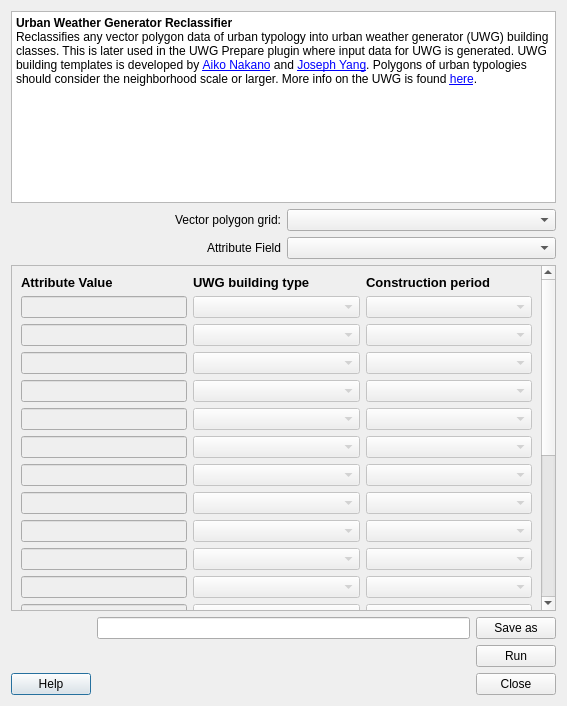
<?xml version="1.0" encoding="UTF-8"?>
<ui version="4.0">
 <class>uwg_reclassifierDialogBase</class>
 <widget class="QDialog" name="uwg_reclassifierDialogBase">
  <property name="geometry">
   <rect>
    <x>0</x>
    <y>0</y>
    <width>567</width>
    <height>706</height>
   </rect>
  </property>
  <property name="windowTitle">
   <string>UWG Reclassifier</string>
  </property>
  <layout class="QGridLayout" name="gridLayout_4">
   <item row="2" column="0">
    <widget class="QScrollArea" name="scrollArea">
     <property name="sizePolicy">
      <sizepolicy hsizetype="Expanding" vsizetype="Expanding">
       <horstretch>0</horstretch>
       <verstretch>0</verstretch>
      </sizepolicy>
     </property>
     <property name="widgetResizable">
      <bool>true</bool>
     </property>
     <widget class="QWidget" name="scrollAreaWidgetContents_2">
      <property name="geometry">
       <rect>
        <x>0</x>
        <y>0</y>
        <width>522</width>
        <height>654</height>
       </rect>
      </property>
      <layout class="QGridLayout" name="gridLayout">
       <item row="0" column="0">
        <layout class="QGridLayout" name="gridLayout_7">
         <item row="19" column="1">
          <widget class="QComboBox" name="comboBoxNew_18">
           <property name="enabled">
            <bool>false</bool>
           </property>
           <property name="sizePolicy">
            <sizepolicy hsizetype="Preferred" vsizetype="Preferred">
             <horstretch>0</horstretch>
             <verstretch>0</verstretch>
            </sizepolicy>
           </property>
          </widget>
         </item>
         <item row="0" column="2">
          <widget class="QLabel" name="label_10">
           <property name="font">
            <font>
             <pointsize>10</pointsize>
             <weight>75</weight>
             <bold>true</bold>
            </font>
           </property>
           <property name="text">
            <string>Construction period</string>
           </property>
          </widget>
         </item>
         <item row="17" column="0">
          <widget class="QLineEdit" name="lineEdit_16">
           <property name="enabled">
            <bool>false</bool>
           </property>
           <property name="sizePolicy">
            <sizepolicy hsizetype="Preferred" vsizetype="Preferred">
             <horstretch>0</horstretch>
             <verstretch>0</verstretch>
            </sizepolicy>
           </property>
          </widget>
         </item>
         <item row="6" column="0">
          <widget class="QLineEdit" name="lineEdit_5">
           <property name="enabled">
            <bool>false</bool>
           </property>
           <property name="sizePolicy">
            <sizepolicy hsizetype="Preferred" vsizetype="Preferred">
             <horstretch>0</horstretch>
             <verstretch>0</verstretch>
            </sizepolicy>
           </property>
          </widget>
         </item>
         <item row="6" column="1">
          <widget class="QComboBox" name="comboBoxNew_5">
           <property name="enabled">
            <bool>false</bool>
           </property>
           <property name="sizePolicy">
            <sizepolicy hsizetype="Preferred" vsizetype="Preferred">
             <horstretch>0</horstretch>
             <verstretch>0</verstretch>
            </sizepolicy>
           </property>
          </widget>
         </item>
         <item row="16" column="0">
          <widget class="QLineEdit" name="lineEdit_15">
           <property name="enabled">
            <bool>false</bool>
           </property>
           <property name="sizePolicy">
            <sizepolicy hsizetype="Preferred" vsizetype="Preferred">
             <horstretch>0</horstretch>
             <verstretch>0</verstretch>
            </sizepolicy>
           </property>
          </widget>
         </item>
         <item row="20" column="2">
          <widget class="QComboBox" name="comboBoxpPeriod_19">
           <property name="enabled">
            <bool>false</bool>
           </property>
           <property name="sizePolicy">
            <sizepolicy hsizetype="Preferred" vsizetype="Preferred">
             <horstretch>0</horstretch>
             <verstretch>0</verstretch>
            </sizepolicy>
           </property>
          </widget>
         </item>
         <item row="2" column="2">
          <widget class="QComboBox" name="comboBoxpPeriod_1">
           <property name="enabled">
            <bool>false</bool>
           </property>
           <property name="sizePolicy">
            <sizepolicy hsizetype="Preferred" vsizetype="Preferred">
             <horstretch>0</horstretch>
             <verstretch>0</verstretch>
            </sizepolicy>
           </property>
          </widget>
         </item>
         <item row="18" column="2">
          <widget class="QComboBox" name="comboBoxpPeriod_17">
           <property name="enabled">
            <bool>false</bool>
           </property>
           <property name="sizePolicy">
            <sizepolicy hsizetype="Preferred" vsizetype="Preferred">
             <horstretch>0</horstretch>
             <verstretch>0</verstretch>
            </sizepolicy>
           </property>
          </widget>
         </item>
         <item row="10" column="1">
          <widget class="QComboBox" name="comboBoxNew_9">
           <property name="enabled">
            <bool>false</bool>
           </property>
           <property name="sizePolicy">
            <sizepolicy hsizetype="Preferred" vsizetype="Preferred">
             <horstretch>0</horstretch>
             <verstretch>0</verstretch>
            </sizepolicy>
           </property>
          </widget>
         </item>
         <item row="15" column="0">
          <widget class="QLineEdit" name="lineEdit_14">
           <property name="enabled">
            <bool>false</bool>
           </property>
           <property name="sizePolicy">
            <sizepolicy hsizetype="Preferred" vsizetype="Preferred">
             <horstretch>0</horstretch>
             <verstretch>0</verstretch>
            </sizepolicy>
           </property>
          </widget>
         </item>
         <item row="2" column="1">
          <widget class="QComboBox" name="comboBoxNew_1">
           <property name="enabled">
            <bool>false</bool>
           </property>
           <property name="sizePolicy">
            <sizepolicy hsizetype="Preferred" vsizetype="Preferred">
             <horstretch>0</horstretch>
             <verstretch>0</verstretch>
            </sizepolicy>
           </property>
          </widget>
         </item>
         <item row="0" column="1">
          <widget class="QLabel" name="label_9">
           <property name="font">
            <font>
             <pointsize>10</pointsize>
             <weight>75</weight>
             <bold>true</bold>
            </font>
           </property>
           <property name="text">
            <string>UWG building type</string>
           </property>
          </widget>
         </item>
         <item row="15" column="2">
          <widget class="QComboBox" name="comboBoxpPeriod_14">
           <property name="enabled">
            <bool>false</bool>
           </property>
           <property name="sizePolicy">
            <sizepolicy hsizetype="Preferred" vsizetype="Preferred">
             <horstretch>0</horstretch>
             <verstretch>0</verstretch>
            </sizepolicy>
           </property>
          </widget>
         </item>
         <item row="17" column="1">
          <widget class="QComboBox" name="comboBoxNew_16">
           <property name="enabled">
            <bool>false</bool>
           </property>
           <property name="sizePolicy">
            <sizepolicy hsizetype="Preferred" vsizetype="Preferred">
             <horstretch>0</horstretch>
             <verstretch>0</verstretch>
            </sizepolicy>
           </property>
          </widget>
         </item>
         <item row="1" column="2">
          <widget class="QComboBox" name="comboBoxpPeriod_0">
           <property name="enabled">
            <bool>false</bool>
           </property>
           <property name="sizePolicy">
            <sizepolicy hsizetype="Preferred" vsizetype="Preferred">
             <horstretch>0</horstretch>
             <verstretch>0</verstretch>
            </sizepolicy>
           </property>
          </widget>
         </item>
         <item row="11" column="0">
          <widget class="QLineEdit" name="lineEdit_10">
           <property name="enabled">
            <bool>false</bool>
           </property>
           <property name="sizePolicy">
            <sizepolicy hsizetype="Preferred" vsizetype="Preferred">
             <horstretch>0</horstretch>
             <verstretch>0</verstretch>
            </sizepolicy>
           </property>
          </widget>
         </item>
         <item row="7" column="0">
          <widget class="QLineEdit" name="lineEdit_6">
           <property name="enabled">
            <bool>false</bool>
           </property>
           <property name="sizePolicy">
            <sizepolicy hsizetype="Preferred" vsizetype="Preferred">
             <horstretch>0</horstretch>
             <verstretch>0</verstretch>
            </sizepolicy>
           </property>
          </widget>
         </item>
         <item row="14" column="1">
          <widget class="QComboBox" name="comboBoxNew_13">
           <property name="enabled">
            <bool>false</bool>
           </property>
           <property name="sizePolicy">
            <sizepolicy hsizetype="Preferred" vsizetype="Preferred">
             <horstretch>0</horstretch>
             <verstretch>0</verstretch>
            </sizepolicy>
           </property>
          </widget>
         </item>
         <item row="7" column="2">
          <widget class="QComboBox" name="comboBoxpPeriod_6">
           <property name="enabled">
            <bool>false</bool>
           </property>
           <property name="sizePolicy">
            <sizepolicy hsizetype="Preferred" vsizetype="Preferred">
             <horstretch>0</horstretch>
             <verstretch>0</verstretch>
            </sizepolicy>
           </property>
          </widget>
         </item>
         <item row="21" column="1">
          <widget class="QComboBox" name="comboBoxNew_20">
           <property name="enabled">
            <bool>false</bool>
           </property>
           <property name="sizePolicy">
            <sizepolicy hsizetype="Preferred" vsizetype="Preferred">
             <horstretch>0</horstretch>
             <verstretch>0</verstretch>
            </sizepolicy>
           </property>
          </widget>
         </item>
         <item row="4" column="0">
          <widget class="QLineEdit" name="lineEdit_3">
           <property name="enabled">
            <bool>false</bool>
           </property>
           <property name="sizePolicy">
            <sizepolicy hsizetype="Preferred" vsizetype="Preferred">
             <horstretch>0</horstretch>
             <verstretch>0</verstretch>
            </sizepolicy>
           </property>
          </widget>
         </item>
         <item row="14" column="0">
          <widget class="QLineEdit" name="lineEdit_13">
           <property name="enabled">
            <bool>false</bool>
           </property>
           <property name="sizePolicy">
            <sizepolicy hsizetype="Preferred" vsizetype="Preferred">
             <horstretch>0</horstretch>
             <verstretch>0</verstretch>
            </sizepolicy>
           </property>
          </widget>
         </item>
         <item row="20" column="0">
          <widget class="QLineEdit" name="lineEdit_19">
           <property name="enabled">
            <bool>false</bool>
           </property>
           <property name="sizePolicy">
            <sizepolicy hsizetype="Preferred" vsizetype="Preferred">
             <horstretch>0</horstretch>
             <verstretch>0</verstretch>
            </sizepolicy>
           </property>
          </widget>
         </item>
         <item row="12" column="2">
          <widget class="QComboBox" name="comboBoxpPeriod_11">
           <property name="enabled">
            <bool>false</bool>
           </property>
           <property name="sizePolicy">
            <sizepolicy hsizetype="Preferred" vsizetype="Preferred">
             <horstretch>0</horstretch>
             <verstretch>0</verstretch>
            </sizepolicy>
           </property>
          </widget>
         </item>
         <item row="11" column="1">
          <widget class="QComboBox" name="comboBoxNew_10">
           <property name="enabled">
            <bool>false</bool>
           </property>
           <property name="sizePolicy">
            <sizepolicy hsizetype="Preferred" vsizetype="Preferred">
             <horstretch>0</horstretch>
             <verstretch>0</verstretch>
            </sizepolicy>
           </property>
          </widget>
         </item>
         <item row="13" column="0">
          <widget class="QLineEdit" name="lineEdit_12">
           <property name="enabled">
            <bool>false</bool>
           </property>
           <property name="sizePolicy">
            <sizepolicy hsizetype="Preferred" vsizetype="Preferred">
             <horstretch>0</horstretch>
             <verstretch>0</verstretch>
            </sizepolicy>
           </property>
          </widget>
         </item>
         <item row="19" column="2">
          <widget class="QComboBox" name="comboBoxpPeriod_18">
           <property name="enabled">
            <bool>false</bool>
           </property>
           <property name="sizePolicy">
            <sizepolicy hsizetype="Preferred" vsizetype="Preferred">
             <horstretch>0</horstretch>
             <verstretch>0</verstretch>
            </sizepolicy>
           </property>
          </widget>
         </item>
         <item row="3" column="1">
          <widget class="QComboBox" name="comboBoxNew_2">
           <property name="enabled">
            <bool>false</bool>
           </property>
           <property name="sizePolicy">
            <sizepolicy hsizetype="Preferred" vsizetype="Preferred">
             <horstretch>0</horstretch>
             <verstretch>0</verstretch>
            </sizepolicy>
           </property>
          </widget>
         </item>
         <item row="19" column="0">
          <widget class="QLineEdit" name="lineEdit_18">
           <property name="enabled">
            <bool>false</bool>
           </property>
           <property name="sizePolicy">
            <sizepolicy hsizetype="Preferred" vsizetype="Preferred">
             <horstretch>0</horstretch>
             <verstretch>0</verstretch>
            </sizepolicy>
           </property>
          </widget>
         </item>
         <item row="21" column="0">
          <widget class="QLineEdit" name="lineEdit_20">
           <property name="enabled">
            <bool>false</bool>
           </property>
           <property name="sizePolicy">
            <sizepolicy hsizetype="Preferred" vsizetype="Preferred">
             <horstretch>0</horstretch>
             <verstretch>0</verstretch>
            </sizepolicy>
           </property>
          </widget>
         </item>
         <item row="8" column="1">
          <widget class="QComboBox" name="comboBoxNew_7">
           <property name="enabled">
            <bool>false</bool>
           </property>
           <property name="sizePolicy">
            <sizepolicy hsizetype="Preferred" vsizetype="Preferred">
             <horstretch>0</horstretch>
             <verstretch>0</verstretch>
            </sizepolicy>
           </property>
          </widget>
         </item>
         <item row="21" column="2">
          <widget class="QComboBox" name="comboBoxpPeriod_20">
           <property name="enabled">
            <bool>false</bool>
           </property>
           <property name="sizePolicy">
            <sizepolicy hsizetype="Preferred" vsizetype="Preferred">
             <horstretch>0</horstretch>
             <verstretch>0</verstretch>
            </sizepolicy>
           </property>
          </widget>
         </item>
         <item row="0" column="0">
          <widget class="QLabel" name="label_8">
           <property name="font">
            <font>
             <pointsize>10</pointsize>
             <weight>75</weight>
             <bold>true</bold>
            </font>
           </property>
           <property name="text">
            <string>Attribute Value</string>
           </property>
          </widget>
         </item>
         <item row="16" column="1">
          <widget class="QComboBox" name="comboBoxNew_15">
           <property name="enabled">
            <bool>false</bool>
           </property>
           <property name="sizePolicy">
            <sizepolicy hsizetype="Preferred" vsizetype="Preferred">
             <horstretch>0</horstretch>
             <verstretch>0</verstretch>
            </sizepolicy>
           </property>
          </widget>
         </item>
         <item row="10" column="2">
          <widget class="QComboBox" name="comboBoxpPeriod_9">
           <property name="enabled">
            <bool>false</bool>
           </property>
           <property name="sizePolicy">
            <sizepolicy hsizetype="Preferred" vsizetype="Preferred">
             <horstretch>0</horstretch>
             <verstretch>0</verstretch>
            </sizepolicy>
           </property>
          </widget>
         </item>
         <item row="9" column="0">
          <widget class="QLineEdit" name="lineEdit_8">
           <property name="enabled">
            <bool>false</bool>
           </property>
           <property name="sizePolicy">
            <sizepolicy hsizetype="Preferred" vsizetype="Preferred">
             <horstretch>0</horstretch>
             <verstretch>0</verstretch>
            </sizepolicy>
           </property>
          </widget>
         </item>
         <item row="14" column="2">
          <widget class="QComboBox" name="comboBoxpPeriod_13">
           <property name="enabled">
            <bool>false</bool>
           </property>
           <property name="sizePolicy">
            <sizepolicy hsizetype="Preferred" vsizetype="Preferred">
             <horstretch>0</horstretch>
             <verstretch>0</verstretch>
            </sizepolicy>
           </property>
          </widget>
         </item>
         <item row="8" column="0">
          <widget class="QLineEdit" name="lineEdit_7">
           <property name="enabled">
            <bool>false</bool>
           </property>
           <property name="sizePolicy">
            <sizepolicy hsizetype="Preferred" vsizetype="Preferred">
             <horstretch>0</horstretch>
             <verstretch>0</verstretch>
            </sizepolicy>
           </property>
          </widget>
         </item>
         <item row="18" column="1">
          <widget class="QComboBox" name="comboBoxNew_17">
           <property name="enabled">
            <bool>false</bool>
           </property>
           <property name="sizePolicy">
            <sizepolicy hsizetype="Preferred" vsizetype="Preferred">
             <horstretch>0</horstretch>
             <verstretch>0</verstretch>
            </sizepolicy>
           </property>
          </widget>
         </item>
         <item row="12" column="1">
          <widget class="QComboBox" name="comboBoxNew_11">
           <property name="enabled">
            <bool>false</bool>
           </property>
           <property name="sizePolicy">
            <sizepolicy hsizetype="Preferred" vsizetype="Preferred">
             <horstretch>0</horstretch>
             <verstretch>0</verstretch>
            </sizepolicy>
           </property>
          </widget>
         </item>
         <item row="4" column="2">
          <widget class="QComboBox" name="comboBoxpPeriod_3">
           <property name="enabled">
            <bool>false</bool>
           </property>
           <property name="sizePolicy">
            <sizepolicy hsizetype="Preferred" vsizetype="Preferred">
             <horstretch>0</horstretch>
             <verstretch>0</verstretch>
            </sizepolicy>
           </property>
          </widget>
         </item>
         <item row="3" column="0">
          <widget class="QLineEdit" name="lineEdit_2">
           <property name="enabled">
            <bool>false</bool>
           </property>
           <property name="sizePolicy">
            <sizepolicy hsizetype="Preferred" vsizetype="Preferred">
             <horstretch>0</horstretch>
             <verstretch>0</verstretch>
            </sizepolicy>
           </property>
          </widget>
         </item>
         <item row="7" column="1">
          <widget class="QComboBox" name="comboBoxNew_6">
           <property name="enabled">
            <bool>false</bool>
           </property>
           <property name="sizePolicy">
            <sizepolicy hsizetype="Preferred" vsizetype="Preferred">
             <horstretch>0</horstretch>
             <verstretch>0</verstretch>
            </sizepolicy>
           </property>
          </widget>
         </item>
         <item row="11" column="2">
          <widget class="QComboBox" name="comboBoxpPeriod_10">
           <property name="enabled">
            <bool>false</bool>
           </property>
           <property name="sizePolicy">
            <sizepolicy hsizetype="Preferred" vsizetype="Preferred">
             <horstretch>0</horstretch>
             <verstretch>0</verstretch>
            </sizepolicy>
           </property>
          </widget>
         </item>
         <item row="10" column="0">
          <widget class="QLineEdit" name="lineEdit_9">
           <property name="enabled">
            <bool>false</bool>
           </property>
           <property name="sizePolicy">
            <sizepolicy hsizetype="Preferred" vsizetype="Preferred">
             <horstretch>0</horstretch>
             <verstretch>0</verstretch>
            </sizepolicy>
           </property>
          </widget>
         </item>
         <item row="18" column="0">
          <widget class="QLineEdit" name="lineEdit_17">
           <property name="enabled">
            <bool>false</bool>
           </property>
           <property name="sizePolicy">
            <sizepolicy hsizetype="Preferred" vsizetype="Preferred">
             <horstretch>0</horstretch>
             <verstretch>0</verstretch>
            </sizepolicy>
           </property>
          </widget>
         </item>
         <item row="9" column="1">
          <widget class="QComboBox" name="comboBoxNew_8">
           <property name="enabled">
            <bool>false</bool>
           </property>
           <property name="sizePolicy">
            <sizepolicy hsizetype="Preferred" vsizetype="Preferred">
             <horstretch>0</horstretch>
             <verstretch>0</verstretch>
            </sizepolicy>
           </property>
          </widget>
         </item>
         <item row="13" column="2">
          <widget class="QComboBox" name="comboBoxpPeriod_12">
           <property name="enabled">
            <bool>false</bool>
           </property>
           <property name="sizePolicy">
            <sizepolicy hsizetype="Preferred" vsizetype="Preferred">
             <horstretch>0</horstretch>
             <verstretch>0</verstretch>
            </sizepolicy>
           </property>
          </widget>
         </item>
         <item row="8" column="2">
          <widget class="QComboBox" name="comboBoxpPeriod_7">
           <property name="enabled">
            <bool>false</bool>
           </property>
           <property name="sizePolicy">
            <sizepolicy hsizetype="Preferred" vsizetype="Preferred">
             <horstretch>0</horstretch>
             <verstretch>0</verstretch>
            </sizepolicy>
           </property>
          </widget>
         </item>
         <item row="12" column="0">
          <widget class="QLineEdit" name="lineEdit_11">
           <property name="enabled">
            <bool>false</bool>
           </property>
           <property name="sizePolicy">
            <sizepolicy hsizetype="Preferred" vsizetype="Preferred">
             <horstretch>0</horstretch>
             <verstretch>0</verstretch>
            </sizepolicy>
           </property>
          </widget>
         </item>
         <item row="1" column="1">
          <widget class="QComboBox" name="comboBoxNew_0">
           <property name="enabled">
            <bool>false</bool>
           </property>
           <property name="sizePolicy">
            <sizepolicy hsizetype="Preferred" vsizetype="Preferred">
             <horstretch>0</horstretch>
             <verstretch>0</verstretch>
            </sizepolicy>
           </property>
          </widget>
         </item>
         <item row="2" column="0">
          <widget class="QLineEdit" name="lineEdit_1">
           <property name="enabled">
            <bool>false</bool>
           </property>
           <property name="sizePolicy">
            <sizepolicy hsizetype="Preferred" vsizetype="Preferred">
             <horstretch>0</horstretch>
             <verstretch>0</verstretch>
            </sizepolicy>
           </property>
          </widget>
         </item>
         <item row="15" column="1">
          <widget class="QComboBox" name="comboBoxNew_14">
           <property name="enabled">
            <bool>false</bool>
           </property>
           <property name="sizePolicy">
            <sizepolicy hsizetype="Preferred" vsizetype="Preferred">
             <horstretch>0</horstretch>
             <verstretch>0</verstretch>
            </sizepolicy>
           </property>
          </widget>
         </item>
         <item row="20" column="1">
          <widget class="QComboBox" name="comboBoxNew_19">
           <property name="enabled">
            <bool>false</bool>
           </property>
           <property name="sizePolicy">
            <sizepolicy hsizetype="Preferred" vsizetype="Preferred">
             <horstretch>0</horstretch>
             <verstretch>0</verstretch>
            </sizepolicy>
           </property>
          </widget>
         </item>
         <item row="9" column="2">
          <widget class="QComboBox" name="comboBoxpPeriod_8">
           <property name="enabled">
            <bool>false</bool>
           </property>
           <property name="sizePolicy">
            <sizepolicy hsizetype="Preferred" vsizetype="Preferred">
             <horstretch>0</horstretch>
             <verstretch>0</verstretch>
            </sizepolicy>
           </property>
          </widget>
         </item>
         <item row="16" column="2">
          <widget class="QComboBox" name="comboBoxpPeriod_15">
           <property name="enabled">
            <bool>false</bool>
           </property>
           <property name="sizePolicy">
            <sizepolicy hsizetype="Preferred" vsizetype="Preferred">
             <horstretch>0</horstretch>
             <verstretch>0</verstretch>
            </sizepolicy>
           </property>
          </widget>
         </item>
         <item row="1" column="0">
          <widget class="QLineEdit" name="lineEdit_0">
           <property name="enabled">
            <bool>false</bool>
           </property>
           <property name="sizePolicy">
            <sizepolicy hsizetype="Preferred" vsizetype="Preferred">
             <horstretch>0</horstretch>
             <verstretch>0</verstretch>
            </sizepolicy>
           </property>
          </widget>
         </item>
         <item row="17" column="2">
          <widget class="QComboBox" name="comboBoxpPeriod_16">
           <property name="enabled">
            <bool>false</bool>
           </property>
           <property name="sizePolicy">
            <sizepolicy hsizetype="Preferred" vsizetype="Preferred">
             <horstretch>0</horstretch>
             <verstretch>0</verstretch>
            </sizepolicy>
           </property>
          </widget>
         </item>
         <item row="3" column="2">
          <widget class="QComboBox" name="comboBoxpPeriod_2">
           <property name="enabled">
            <bool>false</bool>
           </property>
           <property name="sizePolicy">
            <sizepolicy hsizetype="Preferred" vsizetype="Preferred">
             <horstretch>0</horstretch>
             <verstretch>0</verstretch>
            </sizepolicy>
           </property>
          </widget>
         </item>
         <item row="5" column="0">
          <widget class="QLineEdit" name="lineEdit_4">
           <property name="enabled">
            <bool>false</bool>
           </property>
           <property name="sizePolicy">
            <sizepolicy hsizetype="Preferred" vsizetype="Preferred">
             <horstretch>0</horstretch>
             <verstretch>0</verstretch>
            </sizepolicy>
           </property>
          </widget>
         </item>
         <item row="13" column="1">
          <widget class="QComboBox" name="comboBoxNew_12">
           <property name="enabled">
            <bool>false</bool>
           </property>
           <property name="sizePolicy">
            <sizepolicy hsizetype="Preferred" vsizetype="Preferred">
             <horstretch>0</horstretch>
             <verstretch>0</verstretch>
            </sizepolicy>
           </property>
          </widget>
         </item>
         <item row="5" column="2">
          <widget class="QComboBox" name="comboBoxpPeriod_4">
           <property name="enabled">
            <bool>false</bool>
           </property>
           <property name="sizePolicy">
            <sizepolicy hsizetype="Preferred" vsizetype="Preferred">
             <horstretch>0</horstretch>
             <verstretch>0</verstretch>
            </sizepolicy>
           </property>
          </widget>
         </item>
         <item row="5" column="1">
          <widget class="QComboBox" name="comboBoxNew_4">
           <property name="enabled">
            <bool>false</bool>
           </property>
           <property name="sizePolicy">
            <sizepolicy hsizetype="Preferred" vsizetype="Preferred">
             <horstretch>0</horstretch>
             <verstretch>0</verstretch>
            </sizepolicy>
           </property>
          </widget>
         </item>
         <item row="4" column="1">
          <widget class="QComboBox" name="comboBoxNew_3">
           <property name="enabled">
            <bool>false</bool>
           </property>
           <property name="sizePolicy">
            <sizepolicy hsizetype="Preferred" vsizetype="Preferred">
             <horstretch>0</horstretch>
             <verstretch>0</verstretch>
            </sizepolicy>
           </property>
          </widget>
         </item>
         <item row="6" column="2">
          <widget class="QComboBox" name="comboBoxpPeriod_5">
           <property name="enabled">
            <bool>false</bool>
           </property>
           <property name="sizePolicy">
            <sizepolicy hsizetype="Preferred" vsizetype="Preferred">
             <horstretch>0</horstretch>
             <verstretch>0</verstretch>
            </sizepolicy>
           </property>
          </widget>
         </item>
        </layout>
       </item>
      </layout>
     </widget>
    </widget>
   </item>
   <item row="0" column="0">
    <widget class="QTextBrowser" name="textBrowser_2">
     <property name="sizePolicy">
      <sizepolicy hsizetype="Ignored" vsizetype="Preferred">
       <horstretch>0</horstretch>
       <verstretch>0</verstretch>
      </sizepolicy>
     </property>
     <property name="html">
      <string>&lt;!DOCTYPE HTML PUBLIC &quot;-//W3C//DTD HTML 4.0//EN&quot; &quot;http://www.w3.org/TR/REC-html40/strict.dtd&quot;&gt;
&lt;html&gt;&lt;head&gt;&lt;meta name=&quot;qrichtext&quot; content=&quot;1&quot; /&gt;&lt;style type=&quot;text/css&quot;&gt;
p, li { white-space: pre-wrap; }
&lt;/style&gt;&lt;/head&gt;&lt;body style=&quot; font-family:'MS Shell Dlg 2'; font-size:7.8pt; font-weight:400; font-style:normal;&quot;&gt;
&lt;p style=&quot; margin-top:0px; margin-bottom:0px; margin-left:0px; margin-right:0px; -qt-block-indent:0; text-indent:0px;&quot;&gt;&lt;span style=&quot; font-size:9pt; font-weight:600;&quot;&gt;Urban Weather Generator Reclassifier &lt;/span&gt;&lt;/p&gt;
&lt;p style=&quot; margin-top:0px; margin-bottom:0px; margin-left:0px; margin-right:0px; -qt-block-indent:0; text-indent:0px;&quot;&gt;&lt;span style=&quot; font-size:9pt;&quot;&gt;Reclassifies any vector polygon data of urban typology into urban weather generator (UWG) building classes. This is later used in the UWG Prepare plugin where input data for UWG is generated. UWG building templates is developed by &lt;/span&gt;&lt;a href=&quot;https://dspace.mit.edu/handle/1721.1/108779&quot;&gt;&lt;span style=&quot; font-size:9pt; text-decoration: underline; color:#0000ff;&quot;&gt;Aiko Nakano&lt;/span&gt;&lt;/a&gt;&lt;span style=&quot; font-size:9pt;&quot;&gt; and &lt;/span&gt;&lt;a href=&quot;https://dspace.mit.edu/handle/1721.1/107347&quot;&gt;&lt;span style=&quot; font-size:9pt; text-decoration: underline; color:#0000ff;&quot;&gt;Joseph Yang&lt;/span&gt;&lt;/a&gt;&lt;span style=&quot; font-size:9pt;&quot;&gt;. Polygons of urban typologies should consider the neighborhood scale or larger. More info on the UWG is found &lt;/span&gt;&lt;a href=&quot;https://github.com/ladybug-tools/uwg&quot;&gt;&lt;span style=&quot; font-size:9pt; text-decoration: underline; color:#0000ff;&quot;&gt;here&lt;/span&gt;&lt;/a&gt;&lt;span style=&quot; font-size:9pt;&quot;&gt;.&lt;/span&gt;&lt;/p&gt;&lt;/body&gt;&lt;/html&gt;</string>
     </property>
    </widget>
   </item>
   <item row="3" column="0">
    <layout class="QGridLayout" name="gridLayout_3">
     <item row="3" column="0">
      <widget class="QPushButton" name="helpButton">
       <property name="text">
        <string>Help</string>
       </property>
      </widget>
     </item>
     <item row="2" column="2">
      <widget class="QPushButton" name="runButton">
       <property name="text">
        <string>Run</string>
       </property>
      </widget>
     </item>
     <item row="3" column="2">
      <widget class="QPushButton" name="closeButton">
       <property name="enabled">
        <bool>true</bool>
       </property>
       <property name="text">
        <string>Close</string>
       </property>
      </widget>
     </item>
     <item row="0" column="2">
      <widget class="QPushButton" name="pushButtonSave">
       <property name="text">
        <string>Save as</string>
       </property>
      </widget>
     </item>
     <item row="3" column="1">
      <spacer name="horizontalSpacer_2">
       <property name="orientation">
        <enum>Qt::Horizontal</enum>
       </property>
       <property name="sizeHint" stdset="0">
        <size>
         <width>40</width>
         <height>20</height>
        </size>
       </property>
      </spacer>
     </item>
     <item row="2" column="1">
      <spacer name="horizontalSpacer">
       <property name="orientation">
        <enum>Qt::Horizontal</enum>
       </property>
       <property name="sizeHint" stdset="0">
        <size>
         <width>40</width>
         <height>20</height>
        </size>
       </property>
      </spacer>
     </item>
     <item row="0" column="1">
      <widget class="QLineEdit" name="textOutput">
       <property name="sizePolicy">
        <sizepolicy hsizetype="Preferred" vsizetype="Preferred">
         <horstretch>0</horstretch>
         <verstretch>0</verstretch>
        </sizepolicy>
       </property>
      </widget>
     </item>
    </layout>
   </item>
   <item row="1" column="0">
    <layout class="QGridLayout" name="gridLayout_2">
     <item row="0" column="1">
      <widget class="QgsMapLayerComboBox" name="comboBoxVector">
       <property name="sizePolicy">
        <sizepolicy hsizetype="Preferred" vsizetype="Preferred">
         <horstretch>0</horstretch>
         <verstretch>0</verstretch>
        </sizepolicy>
       </property>
      </widget>
     </item>
     <item row="1" column="1">
      <widget class="QComboBox" name="comboBoxField">
       <property name="enabled">
        <bool>true</bool>
       </property>
       <property name="sizePolicy">
        <sizepolicy hsizetype="Preferred" vsizetype="Preferred">
         <horstretch>0</horstretch>
         <verstretch>0</verstretch>
        </sizepolicy>
       </property>
      </widget>
     </item>
     <item row="1" column="0">
      <widget class="QLabel" name="label_12">
       <property name="text">
        <string>Attribute Field</string>
       </property>
       <property name="alignment">
        <set>Qt::AlignRight|Qt::AlignTrailing|Qt::AlignVCenter</set>
       </property>
      </widget>
     </item>
     <item row="0" column="0">
      <widget class="QLabel" name="label_11">
       <property name="text">
        <string>Vector polygon grid:</string>
       </property>
       <property name="alignment">
        <set>Qt::AlignRight|Qt::AlignTrailing|Qt::AlignVCenter</set>
       </property>
      </widget>
     </item>
    </layout>
   </item>
  </layout>
 </widget>
 <customwidgets>
  <customwidget>
   <class>QgsMapLayerComboBox</class>
   <extends>QComboBox</extends>
   <header>qgsmaplayercombobox.h</header>
  </customwidget>
 </customwidgets>
 <resources/>
 <connections>
  <connection>
   <sender>closeButton</sender>
   <signal>clicked()</signal>
   <receiver>uwg_reclassifierDialogBase</receiver>
   <slot>accept()</slot>
   <hints>
    <hint type="sourcelabel">
     <x>508</x>
     <y>679</y>
    </hint>
    <hint type="destinationlabel">
     <x>283</x>
     <y>352</y>
    </hint>
   </hints>
  </connection>
 </connections>
</ui>
